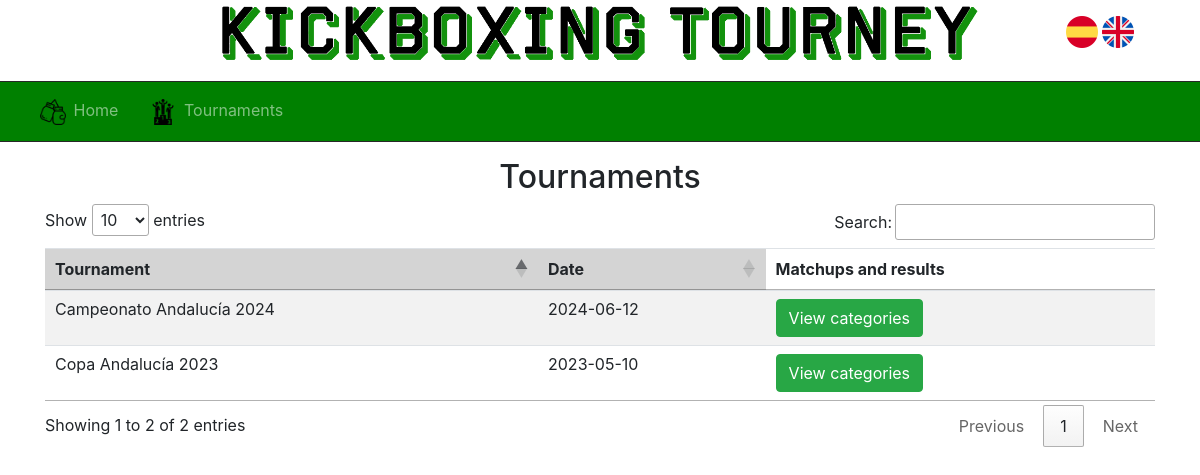
Page /ProyectoTFG/Invitado/listaTorneosResultadosInvitados.php?idioma=in on the committed database.
### tables this page shows
CREATE TABLE `torneo` (
  `idtorneo` int(11) NOT NULL,
  `fechainscripcion` date DEFAULT NULL,
  `fechatorneo` date NOT NULL,
  `descripcion` varchar(200) NOT NULL,
  `estado` int(1) NOT NULL,
  `finalizado` int(1) NOT NULL,
  `plazas` int(3) DEFAULT 8
);

### ProyectoTFG/Modelo/ModeloTorneo.php (called while the page is built, shortened)
<?php
include_once 'ModeloBD.php';
include_once '../Clases/Torneo.php';
class ModeloTorneo {
    private $modeloBD;
    public function __construct() {
        $this->modeloBD = new ModeloBD();
    }
    public function obtenerTorneos() {
        $sql = "SELECT * FROM torneo";
        $this->modeloBD->open_connection();
        $listaTorneos = array();
        if ($this->modeloBD->get_results_from_query($sql)) {
            $rows = $this->modeloBD->get_rows();
            foreach ($rows as $row) {
                $listaTorneos[] = new Torneo(
                    $row['idtorneo'],
                    $row['fechainscripcion'],
                    $row['fechatorneo'],
                    $row['descripcion'],
                    $row['estado'],
                    $row['finalizado'],
                    $row['plazas']
                );
            }
        }
        return $listaTorneos;
    }
}

### ProyectoTFG/Modelo/ModeloBD.php (called while the page is built, shortened)
<?php
class ModeloBD {
    private static $db_host = 'localhost';
    private static $db_user = 'root';
    private static $db_pass = '';
    protected $db_name = 'proyectotfg';
    protected $rows = array();
    private $conexion;
    public function open_connection() {
        $this->conexion = new mysqli(self::$db_host, self::$db_user, self::$db_pass, $this->db_name);
        $this->conexion->query("SET NAMES 'utf8'");
    }
public function get_results_from_query($query) {
    $result = $this->conexion->query($query);
    $this->rows = array();
    $hasResults = false;
    if ($result && $result->num_rows > 0) {
        while ($row = $result->fetch_assoc()) {
            $this->rows[] = $row;
            $hasResults = true;
        }
    }
    return $hasResults;
}
    public function get_rows() {
        return $this->rows;
    }
}

### ProyectoTFG/Clases/Torneo.php (called while the page is built, shortened)
<?php
class Torneo {
    public $idtorneo;
    public $fechatorneo;
    public $descripcion;
    public $estado;
    public function __construct($idtorneo, $fechainscripcion, $fechatorneo, $descripcion, $estado, $finalizado, $plazas) {
        $this->idtorneo = $idtorneo;
        $this->fechatorneo = $fechatorneo;
        $this->descripcion = $descripcion;
        $this->estado = $estado;
    }
    public function getIdtorneo() {
        return $this->idtorneo;
    }
    public function getFechatorneo() {
        return $this->fechatorneo;
    }
    public function getDescripcion() {
        return $this->descripcion;
    }
    public function getEstado() {
        return $this->estado;
    }
}

### ProyectoTFG/Invitado/listaTorneosResultadosInvitados.php (the view, shortened to what this page needs)
<?php
    include_once '../Modelo/ModeloTorneo.php';
    $modeloTorneo = new ModeloTorneo();
    $torneos = $modeloTorneo->obtenerTorneos();
    ?>
    <html>
        <head>
            <link rel="stylesheet" href="https://maxcdn.bootstrapcdn.com/bootstrap/4.0.0/css/bootstrap.min.css">
            <link href="../CSS/principal.css" rel="stylesheet" type="text/css"/>
        </head>
        <body>
            <?php include '../header.php';
                include '../menus/menuInvitado.php';
            ?>
            <div class="container">
                <h2 class="textoCentrado "><?php echo $lang["Torneos"]?></h2>
                <div class="table-responsive">
                <table id="tablaTorneosResultados" class="table table-striped">
                    <thead>
                        <tr>
                            <th><?php echo $lang["Torneo"]?></th>
                            <th><?php echo $lang["Fecha"]?></th>
                            <td><strong><?php echo $lang["EnfrentamientosYResultados"]?></strong></td>
                        </tr>
                    </thead>
                    <tbody>
                        <?php
                        foreach ($torneos as $torneo) {
                            if($torneo->getEstado()==0){
                                print "<tr>";
                                print "<td>" . $torneo->getDescripcion()  . "</td>";
                                print "<td>" . $torneo->getFechatorneo() . "</td>";
                                print "<td><a href='listaCategoriasResultadosInvitados.php?idtorneo=" . $torneo->getIdtorneo() . "'><button type='button' name='resultados' class='btn btn-success'>".$lang["VerCategorias"]."</button></a></td>";
                                print "</tr>";
                            }
                        }
                        ?>
                    </tbody>
                </table>
                </div>
            </div>
        </body>
    <link rel="stylesheet" type="text/css" href="https://cdn.datatables.net/1.10.25/css/jquery.dataTables.css">
    </html>

### ProyectoTFG/CSS/principal.css (style rules this page uses)
* { padding: 0; margin: 0; }
.table { margin-bottom: 0; }
.textoCentrado { text-align: center; margin-top: 0.5em; }
a { color: black; }
table tr th { cursor: pointer; -webkit-user-select: none; -moz-user-select: none; -ms-user-select: none; user-select: none; }
table th { white-space: nowrap; }
.sorting { background-color: #D4D4D4; }

### rows in the picture
torneo: descripcion "Copa Andalucía 2023", fechatorneo "2023-05-10"
torneo: descripcion "Campeonato Andalucía 2024", fechatorneo "2024-06-12"

### other values in the picture
$lang["Inicio"] "Home"
$lang["Torneos"] "Tournaments"
$lang["Torneo"] "Tournament"
$lang["Fecha"] "Date"
$lang["EnfrentamientosYResultados"] "Matchups and results"
